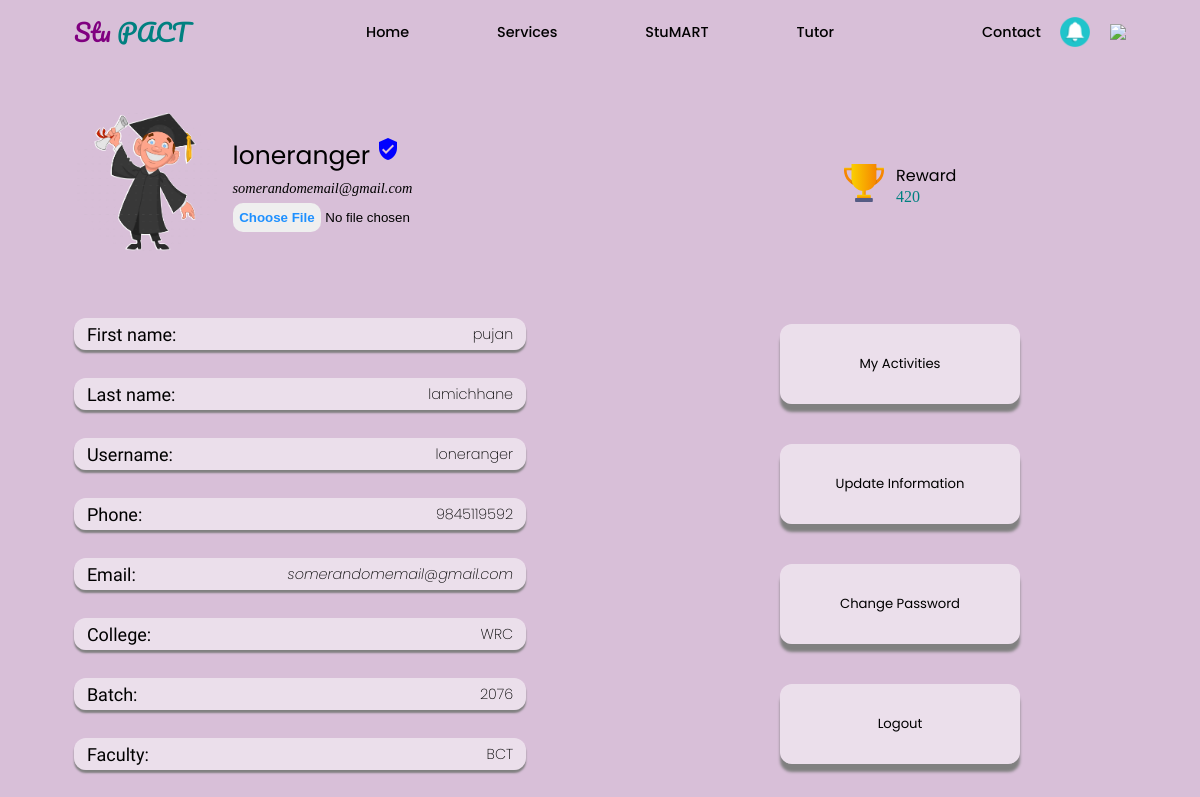
/user/ (signed in), run on an earlier commit of the app's database.
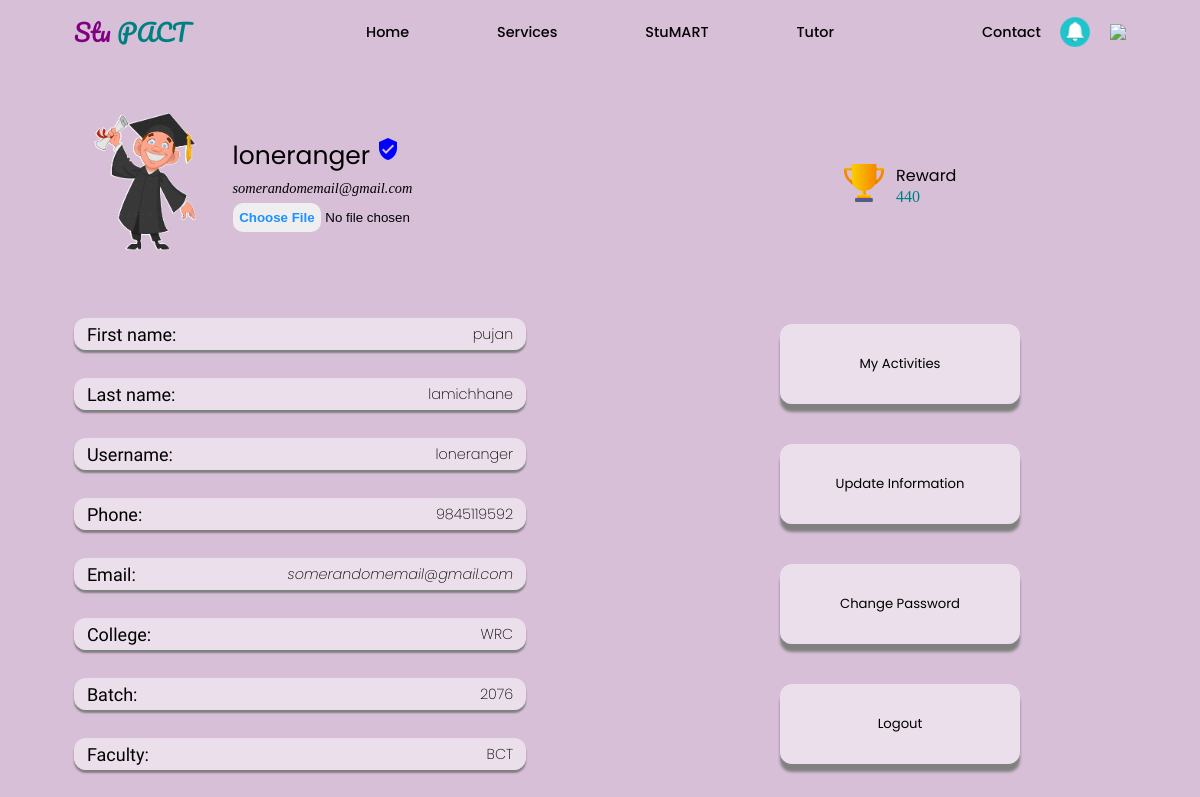
And on a later commit of the database.
### dataforstupact/models.py (models this page shows)
class mymodel(models.Model):
    first_name=models.CharField(max_length=30,blank=True)
    last_name=models.CharField(max_length=30,blank=True)
    username=models.CharField(max_length=30)
    password=models.CharField(max_length=20)
    email=models.EmailField(max_length=30)
    faculty=models.CharField(max_length=10,blank=True)
    batch=models.CharField(max_length=10,blank=True)
    image=models.ImageField(upload_to="",default="user.png")
    phonenumber=models.CharField(max_length=15,blank=True)
    reward=models.IntegerField(default=0,blank=True)
    verified=models.BooleanField(default=False,blank=True)

### stupact/views.py (the view, shortened to what this page needs)
# urls.py: path('user/',views.user,name="userbio"),
def user(request):
    allobjects=mymodel.objects.get(username=request.session["Username"])
    return render(request,"account.html",{"object":allobjects
    })

### templates/account.html (shortened to what this page needs)
{% include "navbar.html" %}
{% load static %}
<link rel="stylesheet" href="{% static 'account.css' %}">
    <div class="container">
        <div class="head">
            <div class="profile">
                <div class="person">
                {% if object.image == "" %}
            <img src="{% static 'user.png' %}" id="person" >
            {% else %}
            <img src="/media/{{object.image}}" id="person">
            {% endif %}
                </div>
                <div class="mininfo" style="position:relative;">
                    <div style="display:flex;"><p style="margin-bottom:2%;margin-right:0.5vw;font-size:25px;font-family: 'Poppins', sans-serif;">{{object.username}}</p>
                    {% if object.verified == False %}<button style="padding:1vh 0.8vw;border:0px;border-radius:12px;height: 5vh;" onclick="verify()">Verify account</button>{% else %}
                    <i id="verifyclose" class="material-icons" style="font-size:24px;color:blue;">verified_user</i>
                {% endif %}
                </div>
                    <p style="margin-bottom:2%; font-style: italic; font-size: 1.2vw;">{{object.email}}</p>
                    <form method="post" enctype="multipart/form-data"  >
                        <input type="file"  onchange="onpicchange()" name="img" accept="image/*">
                    </form>
                </div>
            </div>
            <div class="extras">
                <div class="reward">
                    <img src="{% static 'reward.svg' %}" alt="" id="reward">
                    <div style="margin-left: 1vw;">
                        <p style="font-family: 'Poppins', sans-serif;">Reward</p>
                        <p style="color:teal;">{{object.reward}}</p>
                    </div>
                </div>
            </div>
        </div>
        <div class="body">
            <div class="info">
                <div class="block">
                    <p class="a">First name:</p>
                    <p class="b">{{object.first_name}}</p>
                </div>
                <div class="block">
                    <p class="a">Last name:</p>
                    <p>{{object.last_name}}</p>
                </div>
                <div class="block">
                    <p class="a">Username:</p>
                    <p>{{object.username}}</p>
                </div>
                <div class="block">
                    <p class="a">Phone:</p>
                    <p>{{object.phonenumber}}</p>
                </div>
                <div class="block">
                    <p class="a">Email:</p>
                    <p style="font-style: italic ;">{{object.email}}</p>
                </div>
                <div class="block">
                    <p class="a">College:</p>
                    <p>WRC</p>
                </div>
                <div class="block">
                    <p class="a">Batch:</p>
                    <p>{{object.batch}}</p>
                </div>
                <div class="block">
                    <p class="a">Faculty:</p>
                    <p>{{object.faculty}}</p>
                </div>
            </div>
            <div class="main">
                <div class="store">
                    <button onclick="location.href='{% url 'productmenu' tabvalue='purchasehistory' %}'">My Activities</button>
                </div>
                <div class="update" onclick="location.href='{% url 'updateinfo' %}'">
                    <button>Update Information</button>
                </div>
                <div class="change" >
                    <button id="open"> Change Password</button>
                </div>
                <div class="logout">
                    <button onclick="openlogout()"> Logout</button>
                </div>
            </div>
        </div>
    </div>
</body>
</html>

What changed in the data, as far as the page shows it:
changed mymodel "loneranger": reward "420" → "440"
